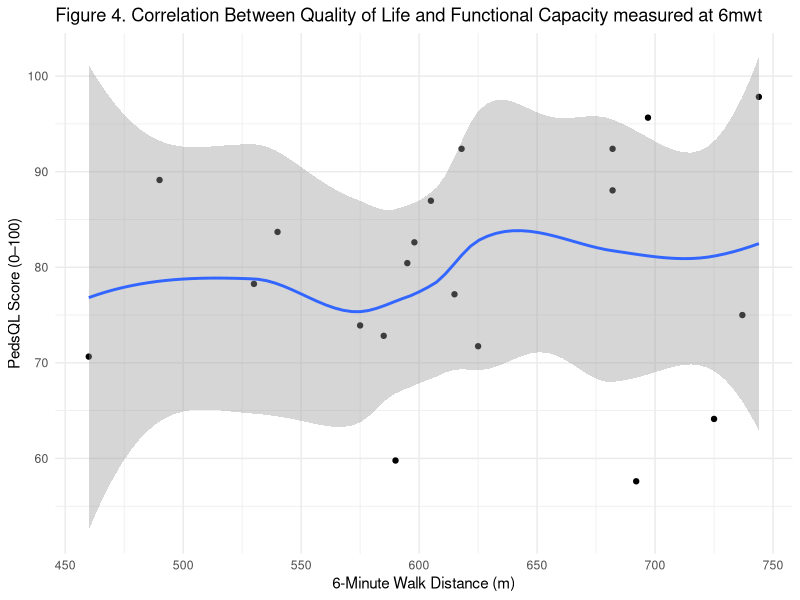
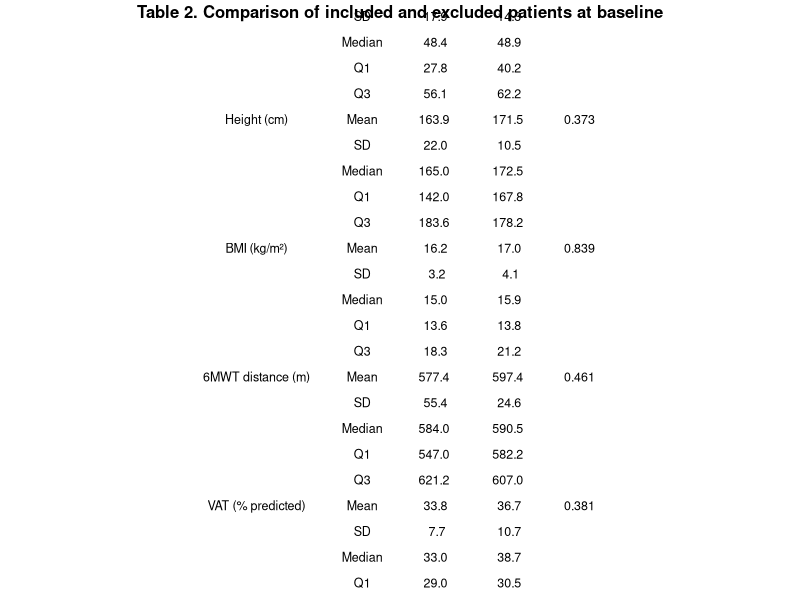
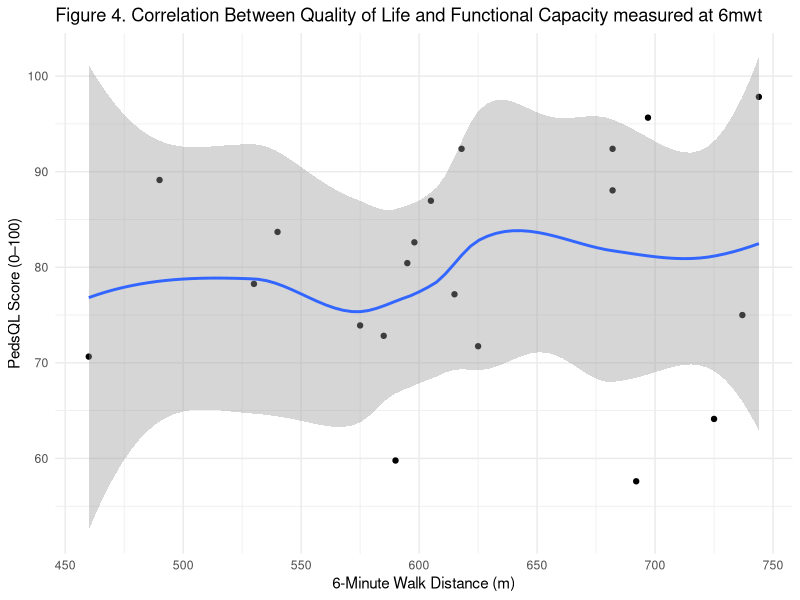

The R script that drew these images, in order:
## ---- chunk 1
knitr::opts_chunk$set(echo = TRUE, warning = FALSE, message = FALSE)
## ---- chunk 2
# Load package
library(readxl)

# Import datasets
included_data <- read_excel("data/data_clean.xlsx")
excluded_data <- read_excel("data/data_excluded.xlsx")

# Check structure
str(included_data)
str(excluded_data)
## ---- chunk 3
library(dplyr)
library(gridExtra)
library(grid)

# Fonction descriptive
describe <- function(x) {
  data.frame(
    Statistic = c("Mean", "SD", "Median", "Q1", "Q3"),
    Value = c(
      mean(x, na.rm = TRUE),
      sd(x, na.rm = TRUE),
      median(x, na.rm = TRUE),
      quantile(x, 0.25, na.rm = TRUE),
      quantile(x, 0.75, na.rm = TRUE)
    )
  )
}

vars <- c("age", "weight_kg", "height_cm", "bmi_kg_cm2",
          "6minwt_distance_traveled_m_before",
          "vat_before",
          "pedsql_totalself_before")

labels <- c(
  "Age (years)",
  "Weight (kg)",
  "Height (cm)",
  "BMI (kg/m²)",
  "6MWT distance (m)",
  "VAT (% predicted)",
  "PedsQL score (0–100)"
)

table_list <- list()

for(i in seq_along(vars)) {
  
  var <- vars[i]
  
  x <- included_data[[var]]
  y <- excluded_data[[var]]
  
  # Remove NA (important pour le test)
  x_clean <- x[!is.na(x)]
  y_clean <- y[!is.na(y)]
  
  # Mann-Whitney
  p_val <- round(wilcox.test(x_clean, y_clean)$p.value, 3)
  
  inc <- describe(x)
  exc <- describe(y)
  
  df <- data.frame(
    Variable = c(labels[i], rep("", 4)),
    Statistic = inc$Statistic,
    Included = round(inc$Value, 1),
    Excluded = round(exc$Value, 1),
    p_value = c(p_val, rep("", 4))
  )
  
  table_list[[i]] <- df
}

table_final <- do.call(rbind, table_list)

# ---- SEX ----
p_sexe <- round(fisher.test(table(
  c(included_data$sexe, excluded_data$sexe),
  c(rep("Included", nrow(included_data)),
    rep("Excluded", nrow(excluded_data)))
))$p.value, 3)

sexe_inc <- table(included_data$sexe)
sexe_exc <- table(excluded_data$sexe)

sex_df <- data.frame(
  Variable = c("Sex (M/F)", rep("", length(sexe_inc)-1)),
  Statistic = names(sexe_inc),
  Included = as.numeric(sexe_inc),
  Excluded = as.numeric(sexe_exc),
  p_value = c(p_sexe, rep("", length(sexe_inc)-1))
)

table_final <- rbind(table_final, sex_df)

table_final

library(gridExtra)
library(grid)

# Ajuster hauteur automatiquement
n_rows <- nrow(table_final)

pdf(
  "figures/Table_2_Comparison_of_included_and_excluded_patients_at_baseline.pdf",
  width = 8,
  height = 1 + n_rows * 0.3   
)

# Table sans quadrillage
tg <- tableGrob(
  table_final,
  rows = NULL,
  theme = ttheme_minimal(  
    core = list(
      fg_params = list(fontsize = 9)
    ),
    colhead = list(
      fg_params = list(fontsize = 10, fontface = "bold")
    )
  )
)

grid.arrange(
  textGrob(
    "Table 2. Comparison of included and excluded patients at baseline",
    gp = gpar(fontsize = 12, fontface = "bold")
  ),
  tg,
  ncol = 1,
  heights = c(0.2, 5)  
)

dev.off()
## ---- chunk 4

# Paired Wilcoxon test
wilcox_test <- wilcox.test(
  included_data$`6minwt_distance_traveled_m_after`,
  included_data$`6minwt_distance_traveled_m_before`,
  paired = TRUE,
  exact = TRUE
)
wilcox_test

## ---- chunk 5
# Spearman correlation
cor_test <- cor.test(
  included_data$`6minwt_distance_traveled_m_after`,
  included_data$pedsql_totalself_after,
  method = "spearman"
)

cor_test

# Viewing
library(ggplot2)

# Create plot
p_corr <- ggplot(included_data, aes(
  x = `6minwt_distance_traveled_m_after`,
  y = pedsql_totalself_after
)) +
  geom_point() +
  geom_smooth(method = "loess", se = TRUE) +
  xlab("6-Minute Walk Distance (m)") +
  ylab("PedsQL Score (0–100)") +
  ggtitle("Figure 4. Correlation Between Quality of Life and Functional Capacity measured at 6mwt ") +
  theme_minimal()

p_corr

# Export PDF
ggsave(
  "figures/Figure_4_Correlation_PedsQL_6MWT.pdf",
  plot = p_corr,
  width = 8,
  height = 6
)
